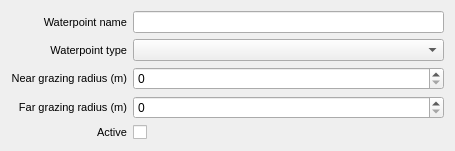
<?xml version="1.0" encoding="UTF-8"?>
<ui version="4.0">
 <class>Form</class>
 <widget class="QWidget" name="Form">
  <property name="geometry">
   <rect>
    <x>0</x>
    <y>0</y>
    <width>455</width>
    <height>140</height>
   </rect>
  </property>
  <property name="windowTitle">
   <string>Form</string>
  </property>
  <layout class="QVBoxLayout" name="verticalLayout">
   <item>
    <layout class="QGridLayout" name="gridLayout">
     <property name="sizeConstraint">
      <enum>QLayout::SetMaximumSize</enum>
     </property>
     <item row="0" column="1">
      <widget class="QLineEdit" name="nameLineEdit">
       <property name="sizePolicy">
        <sizepolicy hsizetype="MinimumExpanding" vsizetype="Minimum">
         <horstretch>0</horstretch>
         <verstretch>0</verstretch>
        </sizepolicy>
       </property>
      </widget>
     </item>
     <item row="1" column="1">
      <widget class="QComboBox" name="waterpointTypeComboBox"/>
     </item>
     <item row="2" column="0">
      <widget class="QLabel" name="nearGrazingRadiusLabel">
       <property name="sizePolicy">
        <sizepolicy hsizetype="Minimum" vsizetype="Minimum">
         <horstretch>0</horstretch>
         <verstretch>0</verstretch>
        </sizepolicy>
       </property>
       <property name="font">
        <font>
         <pointsize>8</pointsize>
        </font>
       </property>
       <property name="text">
        <string notr="true">Near grazing radius (m)</string>
       </property>
       <property name="alignment">
        <set>Qt::AlignRight|Qt::AlignTrailing|Qt::AlignVCenter</set>
       </property>
      </widget>
     </item>
     <item row="3" column="0">
      <widget class="QLabel" name="farGrazingRadiusLabel">
       <property name="sizePolicy">
        <sizepolicy hsizetype="Minimum" vsizetype="Minimum">
         <horstretch>0</horstretch>
         <verstretch>0</verstretch>
        </sizepolicy>
       </property>
       <property name="font">
        <font>
         <pointsize>8</pointsize>
        </font>
       </property>
       <property name="text">
        <string notr="true">Far grazing radius (m)</string>
       </property>
       <property name="alignment">
        <set>Qt::AlignRight|Qt::AlignTrailing|Qt::AlignVCenter</set>
       </property>
      </widget>
     </item>
     <item row="0" column="0">
      <widget class="QLabel" name="nameLabel">
       <property name="sizePolicy">
        <sizepolicy hsizetype="Preferred" vsizetype="Minimum">
         <horstretch>0</horstretch>
         <verstretch>0</verstretch>
        </sizepolicy>
       </property>
       <property name="minimumSize">
        <size>
         <width>0</width>
         <height>0</height>
        </size>
       </property>
       <property name="font">
        <font>
         <pointsize>8</pointsize>
        </font>
       </property>
       <property name="text">
        <string notr="true">Waterpoint name</string>
       </property>
       <property name="alignment">
        <set>Qt::AlignRight|Qt::AlignTrailing|Qt::AlignVCenter</set>
       </property>
      </widget>
     </item>
     <item row="3" column="1">
      <widget class="QSpinBox" name="farGrazingRadiusSpinBox">
       <property name="maximum">
        <number>20000</number>
       </property>
       <property name="singleStep">
        <number>100</number>
       </property>
      </widget>
     </item>
     <item row="2" column="1">
      <widget class="QSpinBox" name="nearGrazingRadiusSpinBox">
       <property name="maximum">
        <number>20000</number>
       </property>
       <property name="singleStep">
        <number>100</number>
       </property>
      </widget>
     </item>
     <item row="1" column="0">
      <widget class="QLabel" name="waterpointTypeLabel">
       <property name="sizePolicy">
        <sizepolicy hsizetype="Preferred" vsizetype="Minimum">
         <horstretch>0</horstretch>
         <verstretch>0</verstretch>
        </sizepolicy>
       </property>
       <property name="minimumSize">
        <size>
         <width>0</width>
         <height>0</height>
        </size>
       </property>
       <property name="font">
        <font>
         <pointsize>8</pointsize>
        </font>
       </property>
       <property name="text">
        <string notr="true">Waterpoint type</string>
       </property>
       <property name="alignment">
        <set>Qt::AlignRight|Qt::AlignTrailing|Qt::AlignVCenter</set>
       </property>
      </widget>
     </item>
     <item row="4" column="0">
      <widget class="QLabel" name="activeLabel">
       <property name="sizePolicy">
        <sizepolicy hsizetype="Minimum" vsizetype="Minimum">
         <horstretch>0</horstretch>
         <verstretch>0</verstretch>
        </sizepolicy>
       </property>
       <property name="font">
        <font>
         <pointsize>8</pointsize>
        </font>
       </property>
       <property name="text">
        <string notr="true">Active</string>
       </property>
       <property name="alignment">
        <set>Qt::AlignRight|Qt::AlignTrailing|Qt::AlignVCenter</set>
       </property>
      </widget>
     </item>
     <item row="4" column="1">
      <widget class="QCheckBox" name="activeCheckBox">
       <property name="text">
        <string/>
       </property>
      </widget>
     </item>
    </layout>
   </item>
   <item>
    <spacer name="verticalSpacer">
     <property name="orientation">
      <enum>Qt::Vertical</enum>
     </property>
     <property name="sizeHint" stdset="0">
      <size>
       <width>20</width>
       <height>40</height>
      </size>
     </property>
    </spacer>
   </item>
  </layout>
 </widget>
 <resources/>
 <connections/>
</ui>
